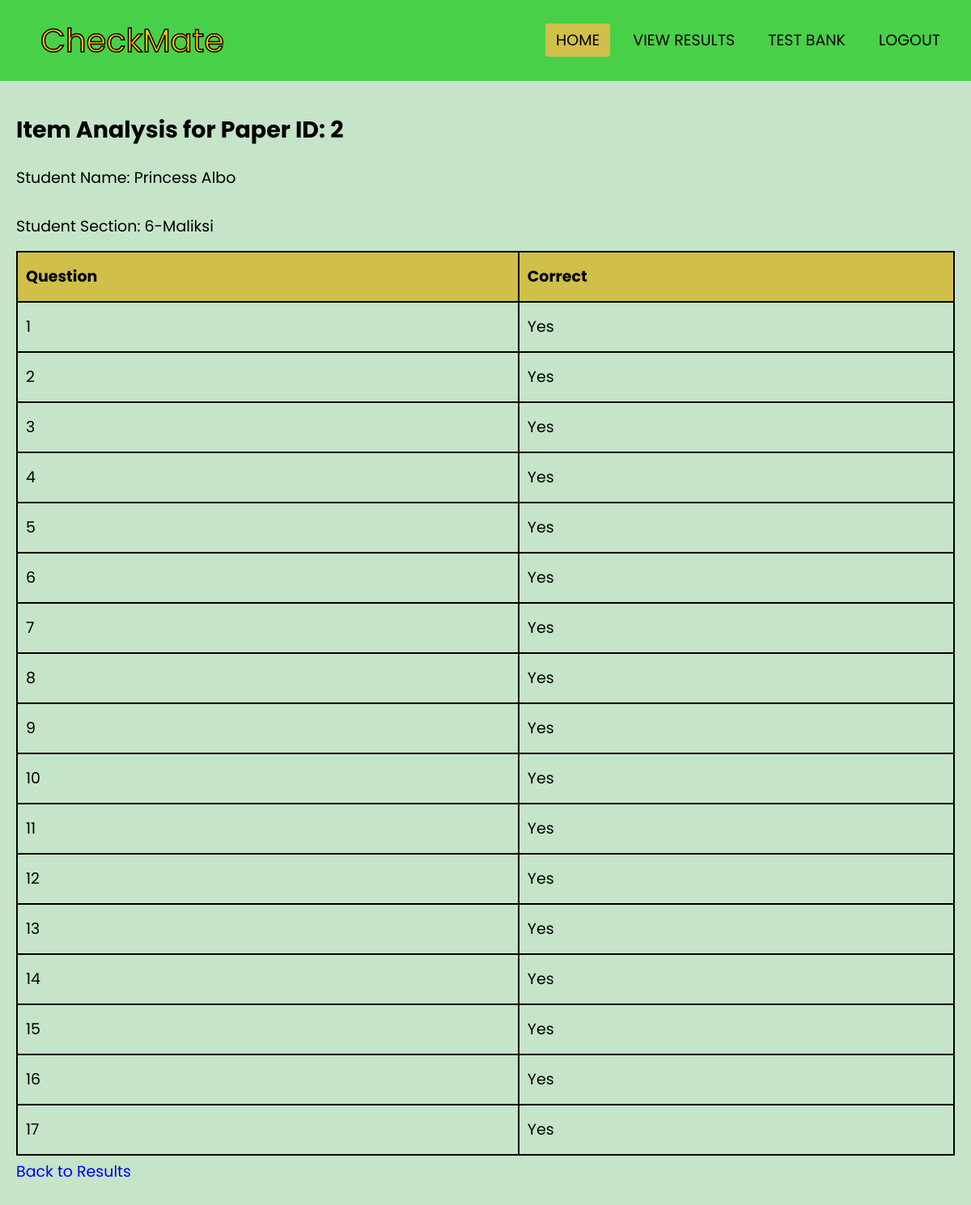
The page /view_item_analysis/2 (signed in) on the database its author committed.
### app.py (models this page shows)
class StudentPaper(db.Model):
    id = db.Column(db.Integer, primary_key=True)
    student_name = db.Column(db.String(100), nullable=False)
    student_section = db.Column(db.String(100), nullable=False)
    file_path = db.Column(db.String(200), nullable=False)
    answers = db.Column(db.PickleType, nullable=False)
    score = db.Column(db.Integer, nullable=False)
    item_analysis = db.Column(db.PickleType, nullable=False)
    exam_id = db.Column(db.Integer, db.ForeignKey('answer_key.id'), nullable=False)
    exam = db.relationship('AnswerKey', backref=db.backref('student_papers', lazy=True))

### app.py (the view)
@app.route('/view_item_analysis/<int:paper_id>')
@login_required
def view_item_analysis(paper_id):
    student_paper = StudentPaper.query.get_or_404(paper_id)
    return render_template('view_item_analysis.html', student_paper=student_paper)

### app.py (called while the page is built)
@login_manager.user_loader
def load_user(user_id):
    return User.query.get(int(user_id))

### templates/view_item_analysis.html (shortened to what this page needs)
{% extends 'home-base.html' %}
{% block content %}
<h2>Item Analysis for Paper ID: {{ student_paper.id }}</h2>
<p>Student Name: {{ student_paper.student_name }}</p>
<p>Student Section: {{ student_paper.student_section }}</p>
<table>
    <thead>
        <tr>
            <th>Question</th>
            <th>Correct</th>
        </tr>
    </thead>
    <tbody>
        {% for item in student_paper.item_analysis %}
        <tr>
            <td>{{ item.question }}</td>
            <td>{{ 'Yes' if item.correct else 'No' }}</td>
        </tr>
        {% endfor %}
    </tbody>
</table>
<a class="btn btn-primary" href="{{ url_for('view_results') }}">Back to Results</a>
{% endblock %}

### static/css/home.css (style rules this page uses)
:root { --ff: "Poppins", sans-serif; --colorprimary: #49d049; --colorprimary2: #C5E4C8; --colorsecondary: #d0bf49; --colorsecondary2: #FFC107; --colortertiary: #ffffff; --colortertiary2: #000000; --h1: bold 48px/60px var(--ff); --h2: normal 40px/50px var(--ff); --h3: bold 33px/40px var(--ff); --h6: normal 19px/40px var(--ff); --p: light 16px/20px var(--ff); }
* { margin: 0; padding: 0; box-sizing: border-box; text-decoration: none; list-style: none; }
body { background: var(--colorprimary2); color: var(--colortertiary2); font: var(--h6); }
p { margin-top: 20px; }
table { width: 100%; border-collapse: collapse; margin-top: 10px; }
th, td { padding: 10px; border: 2px solid var(--colortertiary2); text-align: left; }
th { background: var(--colorsecondary); }

### rows shown on the page
StudentPaper: id "2", student_name "Princess Albo", student_section "6-Maliksi"

### other values the page prints
{{ item.question }} "1" "2" "3" "4" "5" "6" "7" "8" "9" "10" "11" "12" "13" "14" "15" "16" "17"
{{ 'Yes' if item.correct else 'No' }} "Yes" "Yes" "Yes" "Yes" "Yes" "Yes" "Yes" "Yes" "Yes" "Yes" "Yes" "Yes" "Yes" "Yes" "Yes" "Yes" "Yes"
